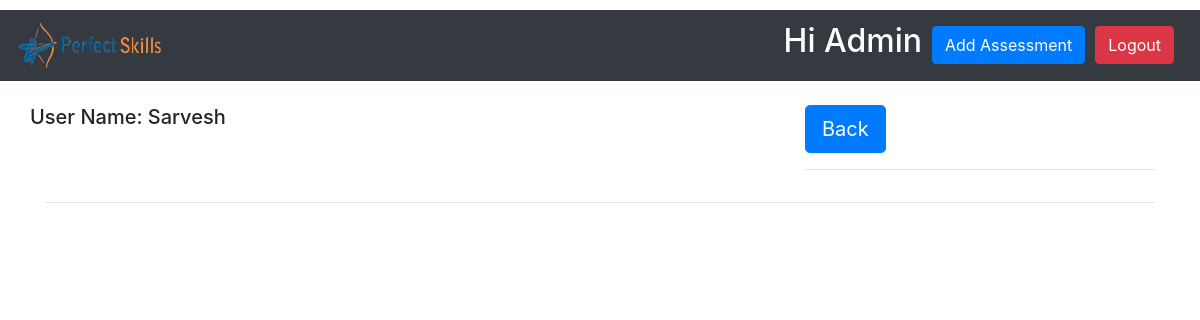
Page /administration/detail/Sarvesh/ Demo/qhdP2/ (signed in) on the earlier database version.
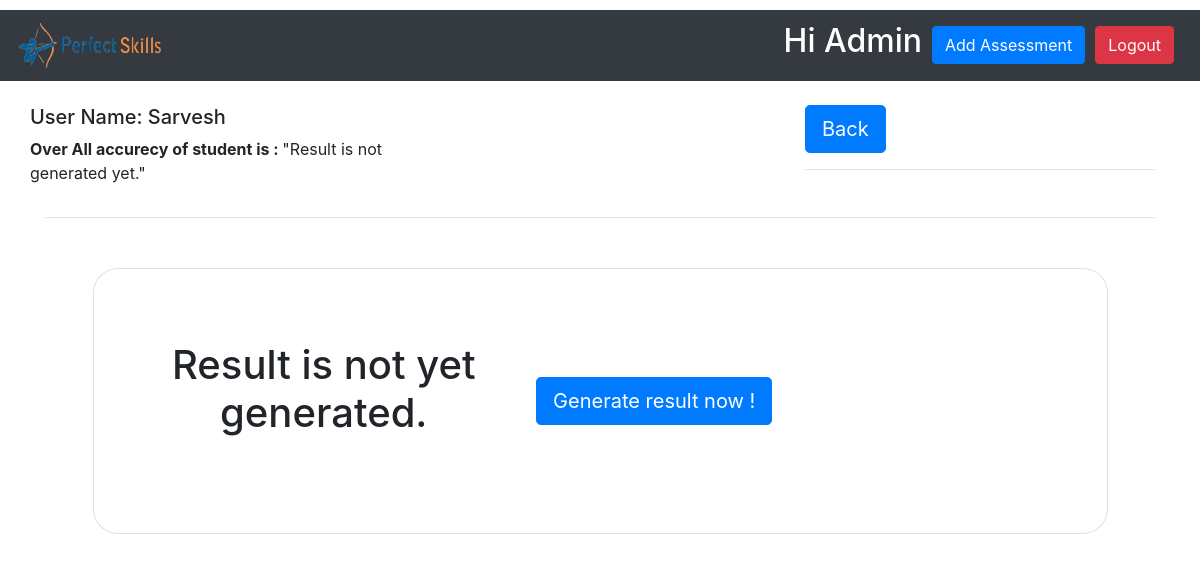
Same page on the later database version.
### assessments/models.py (models this page shows, shortened)
class submission_status(models.Model):
        user_name = models.CharField(max_length=255,null=True)
        assessment_name = models.CharField(max_length=300,null=True)
        identi = models.CharField(max_length=300,null=True,default="None")
        final_result = models.IntegerField(null=True,default=0)
        submissionstatus = models.BooleanField(default=False)

### administration/views.py (the view)
# urls.py: path('detail/<str:user_name>/<str:assessment_name>/<str:identi>/',detail_view, name='detail_view'),
@staff_member_required
@login_required(login_url='login')
def detail_view(request, user_name, assessment_name, identi):
    url = settings. MEDIA_URL
    sub_status = submission_status.objects.filter(
        user_name=user_name, assessment_name=assessment_name, identi=identi)
    data = videoAns.objects.filter(
        user_name=user_name, assessment_name=assessment_name, identi=identi)
    return render(request, 'detail.html', {'data': data,'sub_status': sub_status,'url': url, 'user_name': user_name,})

### templates/detail.html (shortened to what this page needs)
{% extends 'base.html' %}
{% load static %}
{% block content %}
<section>
    <br>
    <div class="container">
        <div class="row">
            <div class="col-md-4">
                <div class="row">
                    <h5>User Name: {{ user_name }}</h5>
                </div>
                <div class="row">
                    {% for i in sub_status %}
                    {% if i.final_result %}
                    <p> <span style="font-weight: bold;">Over All accurecy of student is : </span> {{ i.final_result }}%
                    </p>
                    {% else %}
                    <p> <span style="font-weight: bold;">Over All accurecy of student is : </span> "Result is not
                        generated yet."</p>
                    {% endif %}
                    {% endfor %}
                </div>
            </div>
            <div class="col-md-4"></div>
            <div class="col-md-4">
                <a class="btn btn-primary btn-lg" href="#" id="back-button">Back</a>
                <hr>
            </div>
        </div>
        <hr>
    </div>
    {% for i in sub_status %}
    {% if i.final_result %}
    {% for item in data %}
    <div class="container h-100" style="margin-top: 5px;">
        <div class="row">
            <div class="col-md-5">
                <video width="100%" height="60%" controls>
                    <source src="{{ url }}{{ item.videoAns }}" type="video/webm">
                </video>
            </div>
            <div class="col-md-7">
                <row>
                    <p> <span style="font-weight: bold;"> Question {{ forloop.counter }} : </span></Question>
                        {{ item.question_id.quostion }}</p>
                    <p> <span style="font-weight: bold;">Stored Answer : </span>{{ item.question_id.correctanswer }}</p>
                    <p> <span style="font-weight: bold;">Recorded Answer :</span>
                        {{ item.trasnscript }}
                    </p>
                    <row>
                        <div class="card-header" style="margin-top: 5px;text-align: center;">
                            Accuracy of Answer is: {{ item.answer_accurecy }} %
                        </div>
                        <br>
                    </row>
                </row>
                <hr>
            </div>
        </div>
    </div>
    {% endfor %}
    {% else %}
    <section class="vh-100" style="background-color: rgb(255, 255, 255);margin-top: 50px;">
        <div class="container h-100" style="margin-top: 5px;">
            <div class="row d-flex justify-content-center align-items-center h-100">
                <div class="col-lg-12 col-xl-11">
                    <div class="card text-black" style="border-radius: 25px;">
                        <div class="card-body p-md-5">
                            <div class="row justify-content-center">
                                <div class="col-md-10 col-lg-6 col-xl-5 order-2 order-lg-1">
                                    <p class="text-center h1 fw-bold mb-5 mx-1 mx-md-4 mt-4" id="generate">Result is not yet generated.</p>
                                </div>
                                <div class="col-md-10 col-lg-6 col-xl-7 d-flex align-items-center order-1 order-lg-2">
                                    <form method="POST" id="formresult" action="{% url 'run_task' %}">
                                        <button class="btn btn-primary btn-lg btn-block" id="run-task-button" type="submit">Generate result now !</button>
                                    </form>
                                </div>
                            </div>
                        </div>
                    </div>
                </div>
            </div>
        </div>
    </section>
    {% endif %}
    {% endfor %}
</section>
{% endblock %}

### templates/base.html (shortened to what this page needs)
<!doctype html>
<html lang="en">
<head>
  <link rel="stylesheet" href="https://cdn.jsdelivr.net/npm/bootstrap@4.0.0/dist/css/bootstrap.min.css"
>
  {% load static %}
</head>
{% if user.is_authenticated %}
{% if request.user.is_staff %}
<nav class="navbar navbar-dark bg-dark" style="margin-top: 10px;">
  <a class="navbar-brand" href="{% url 'dashboard' %}">
    <img src="{% static 'image/ps.png' %}" width="150" height="45" alt="">
  </a>
  <div class="form-inline" style="margin: 5px 5px 5px 5px 5px;">
    <h2 style=" color:rgb(255, 255, 255); margin-right: 10px;">Hi Admin </h2>
    <a class="btn btn-primary" style="text-align:center;margin-right: 10px;" href="{% url 'addassessment' %}"
      role="button">Add Assessment</a>
    <a class="btn btn-danger" style="text-align:center; margin-right: 10px;" href="{% url 'logout' %}"
      role="button">Logout</a>
  </div>
</nav>
{% endif %}
{% endif %}
<body>
  {% block content %}
  {% endblock %}
</body>
</html>

Differences in the rows shown:
no longer on this page (row unchanged): submission_status: user_name "Sarvesh"
added submission_status: shows "Over All accurecy of student is :", final_result "\"Result is not generated yet.\""
Other differences:
{{ user_name }}: (not shown) → "Sarvesh"
